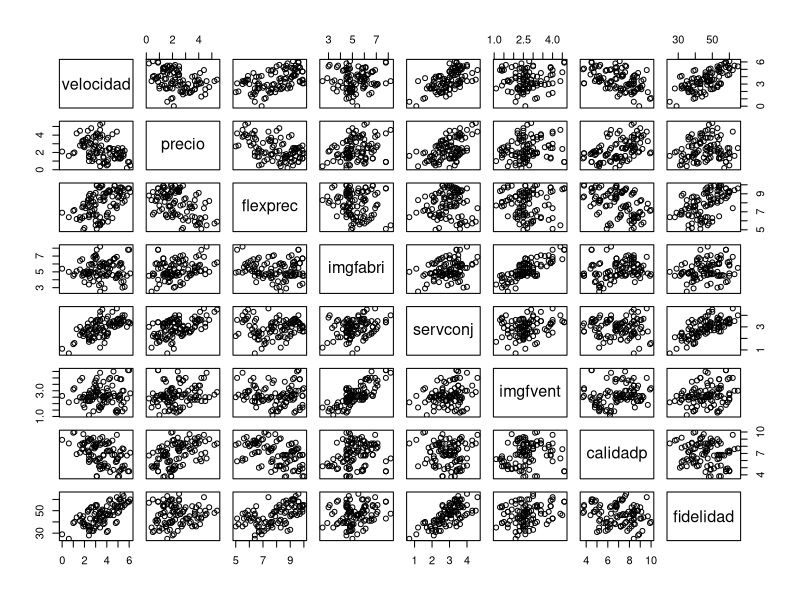
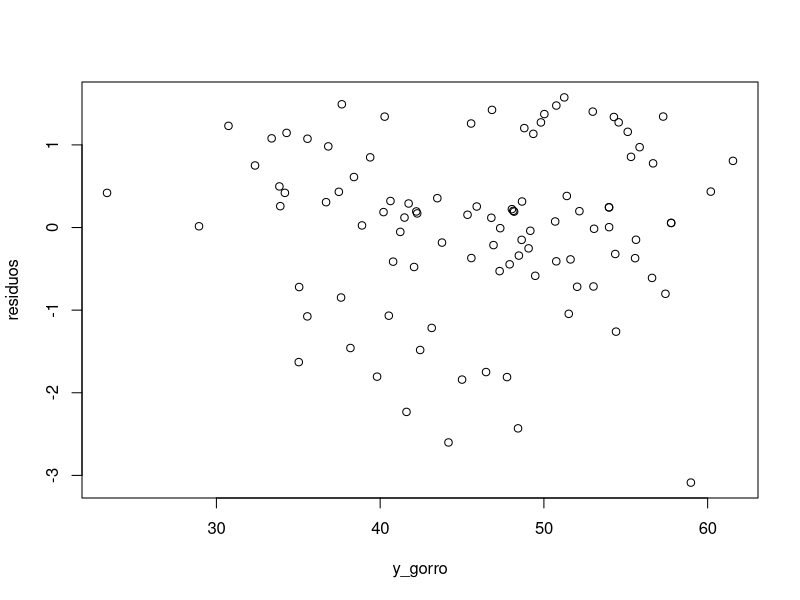
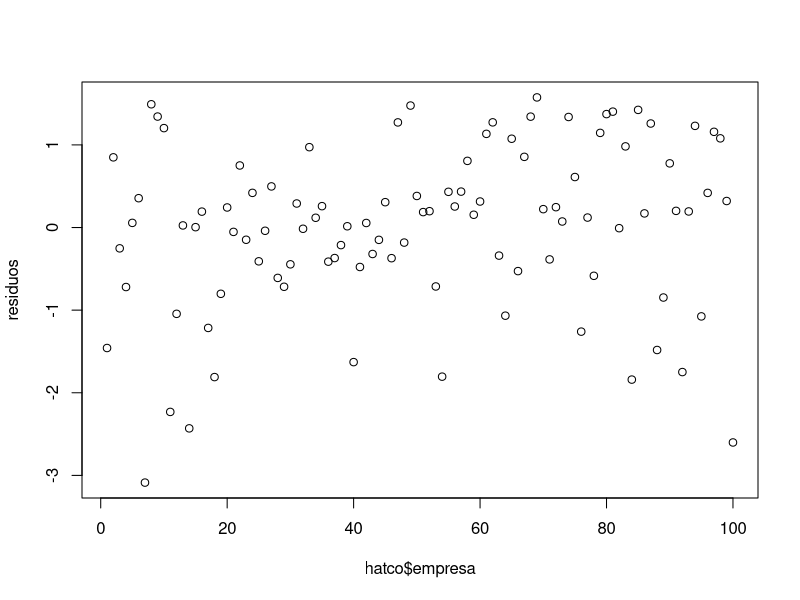
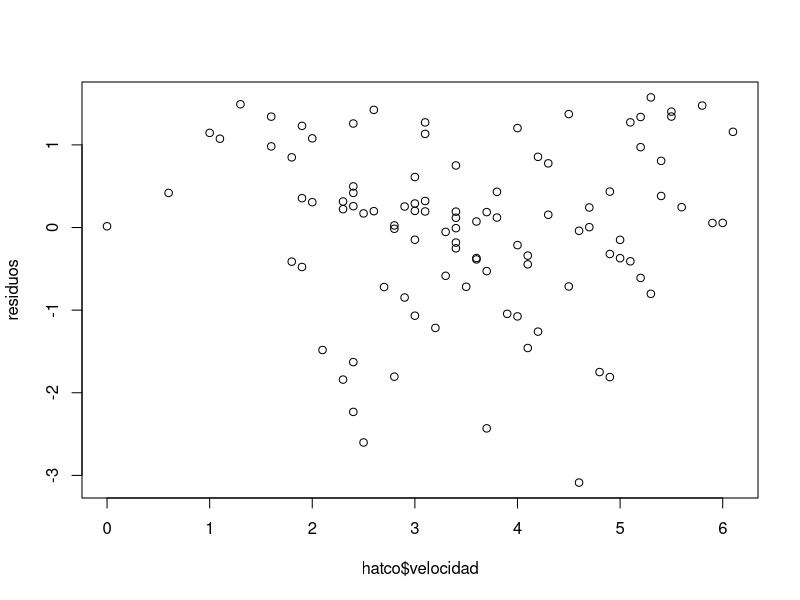
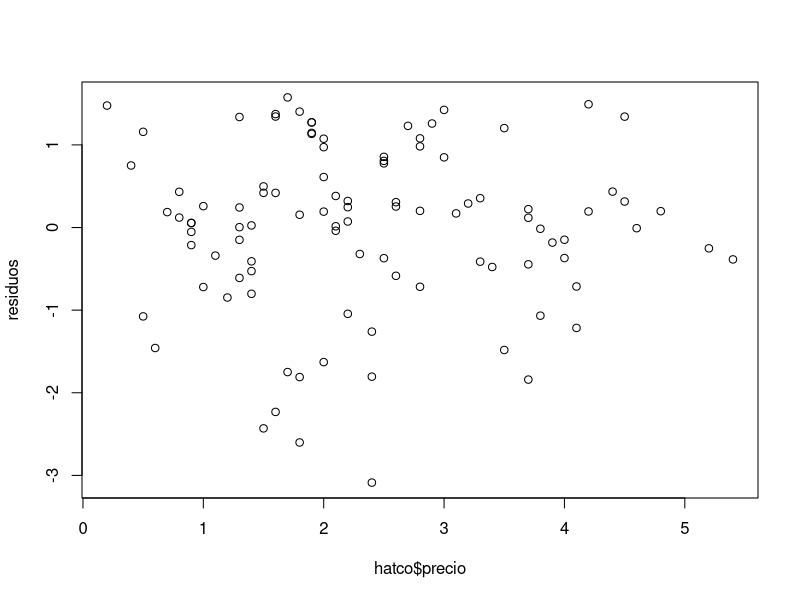
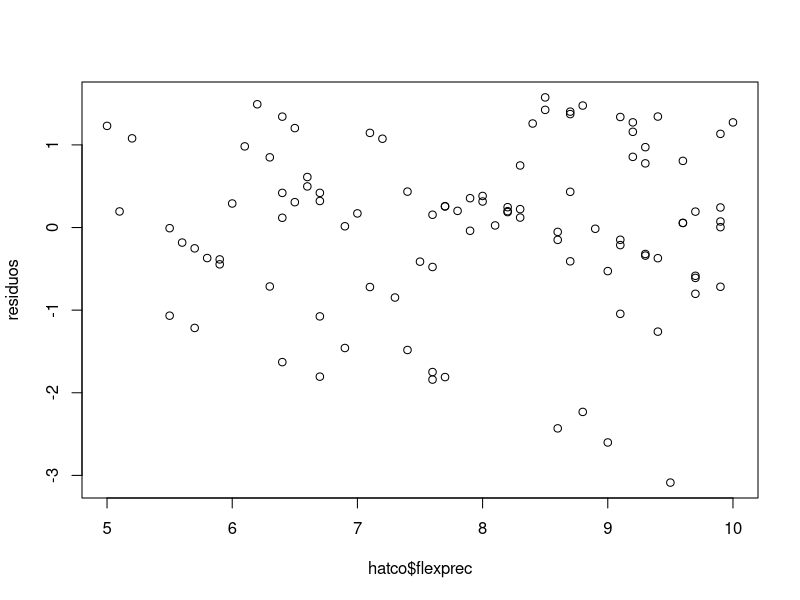
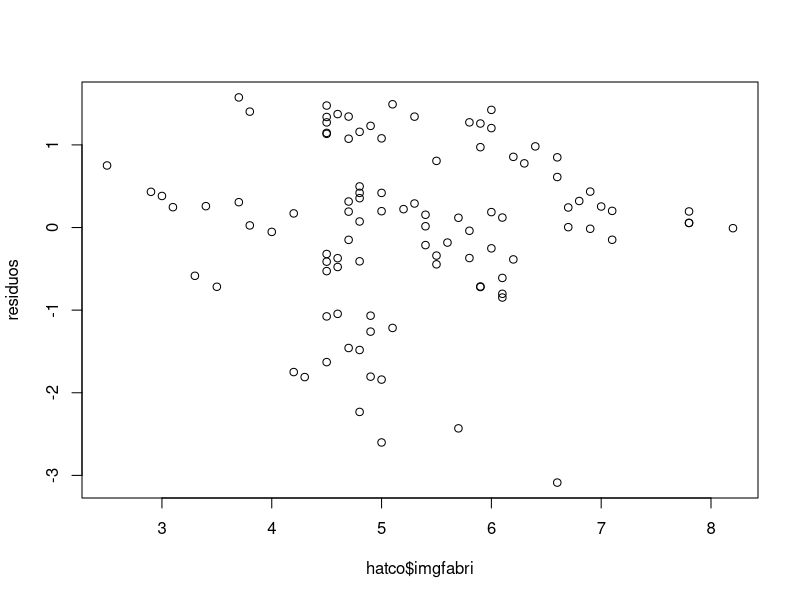
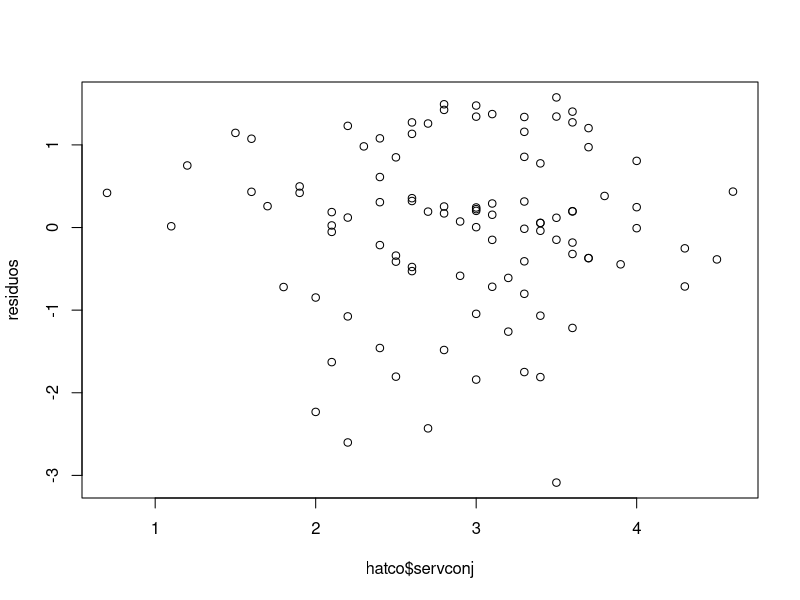

Write R code to recreate these figures, in order.
# -------------------------------------------------------------------------------------
# Carlota Valdivia Manzano
# Estadistica Computacional
# Curso 2021-2022
# --------------------------------------------------------------------------------------

# --------------------------------ENTREGA 8---------------------------------------------

# --Ejercicio 1-------------------------------------------------------------------------

# Cargamos los datos de hatco2.csv almacenandolos en un dataframe con nombre
# hatco donde las variables de tipo factor se identifiquen como tal
hatco<-read.csv(file="hatco2.csv",header=TRUE,stringsAsFactors=TRUE)

# Primero representamos graficamente los datos para observar la posible
# relacion entre la respuesta y las variables explicativas
plot(hatco[,c(6:13)])

# Observamos el gráfico y comentamos...

# Podríamos ver la relación que hay entre la fidelidad y la velocidad, y entre
# la fidelidad y servconj.
# Por otro lado, podemos observar que hay una gran relación lineal entre
# servconj e imgfvent

# Ajustamos el modelo de regresion lineal multiple a las n=100 observaciones
mod1<-lm(fidelidad~velocidad+precio+flexprec+imgfabri+servconj+imgfvent+calidadp,hatco)
mod1

# Vamos a calcular el contraste de regresion y los coeficientes de determinacion 
# con la funcion summary
summary(mod1)

# Calculamos la tabla ANOVA
anova(mod1)

# Significacion individual de las variables explicativass

# Para x1 no hay evidencia suficiente para rechazar la hip nula al 5% de significacion

# Repetimos el procedimiento anterior para otras percepciones x2...x7

# Las únicas percepciones para las que se rechazan la hipotesis nula al
# 5% de significacion son:
# flexprec y servconj, ya que sus p-valores se quedan por debajo de 0.05
# Para el resto de percepciones no evidencia suficiente de los datos
# para rechazar la hipotesis nula al 5% de signifcicacion, por lo que la 
# percepcion del cliente ante dichas percepciones no parece influir
# significativamente en su fidelidad

# Significacion del termino constante

# Con el 5% no podríamos presencidir del termino constante en el modelo
# ya que su p-valor es 0.044, en cambio para el 1% si se podria


# Homocedasticidad

# Calculamos los residuos
residuos<-rstandard(mod1)
y_gorro<-mod1$fitted.values

# Representamos el grafico de dispersion de los pares (y_gorro,residuos)
plot(y_gorro,residuos)

# Represenntamos para cada percepcion x_j los grafos de dispersion de los pares
# (x_ij,r_i)

plot(hatco$empresa, residuos)
plot(hatco$velocidad, residuos)
plot(hatco$precio, residuos)
plot(hatco$flexprec, residuos)
plot(hatco$imgfabri, residuos)
plot(hatco$servconj, residuos)
plot(hatco$imgfvent, residuos)
plot(hatco$calidadp, residuos)
plot(hatco$fidelidad, residuos)

# Podemos observar que no hay ningun patron excepto en el ultimo grafico

# Borramos memoria

rm(list=ls(all=TRUE))
